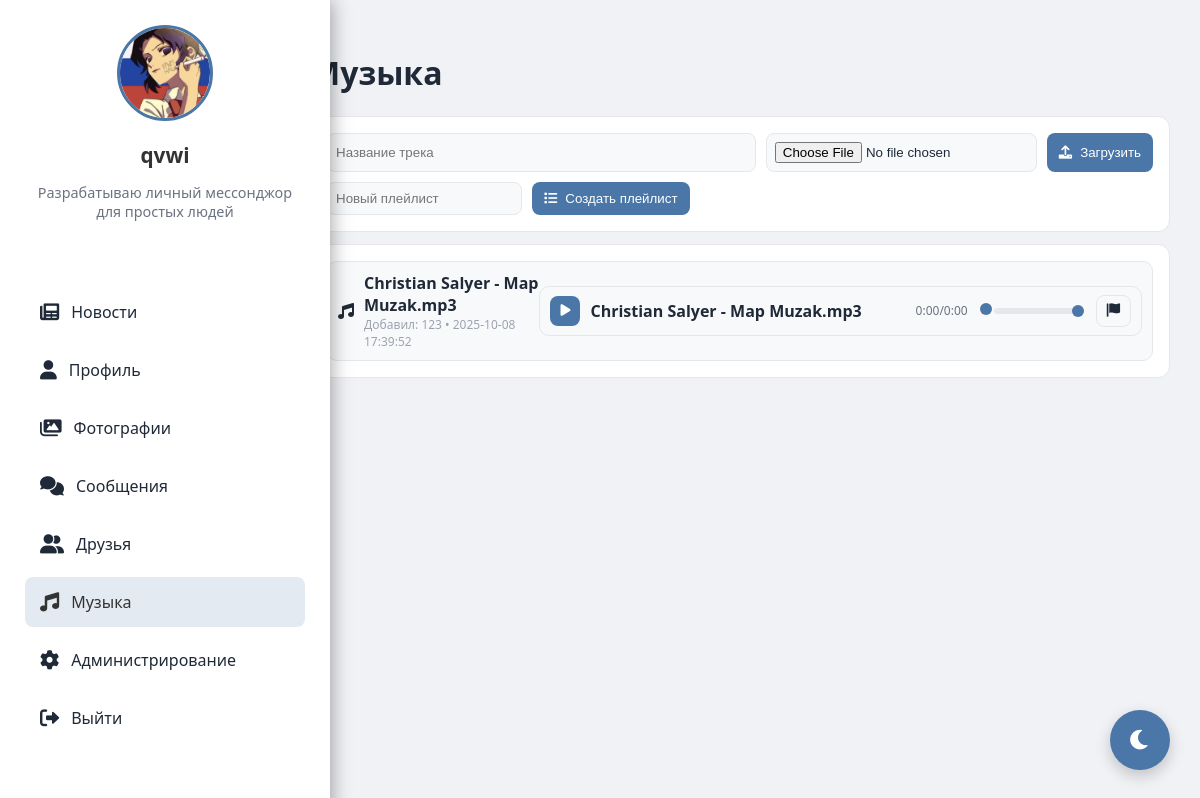
Page /music (signed in) on the committed database.
### tables this page shows
CREATE TABLE users (
                id INTEGER PRIMARY KEY AUTOINCREMENT,
                username TEXT UNIQUE NOT NULL,
                password TEXT NOT NULL,
                email TEXT,
                bio TEXT,
                avatar TEXT, role TEXT DEFAULT 'user' CHECK(role IN ('admin', 'moderator', 'user')), is_online BOOLEAN DEFAULT FALSE, last_seen DATETIME, banner TEXT, is_blocked BOOLEAN DEFAULT 0, block_reason TEXT);

CREATE TABLE music (
                 id INTEGER PRIMARY KEY AUTOINCREMENT,
                 user_id INTEGER NOT NULL,
                 filename TEXT NOT NULL,
                 title TEXT,
                 uploaded_at DATETIME DEFAULT CURRENT_TIMESTAMP,
                 FOREIGN KEY(user_id) REFERENCES users(id));

### routes/music.py (the view)
@bp.route('/music')
def music_index():
    if 'user_id' not in session:
        return redirect(url_for('auth.index'))
    conn = get_db(); c = conn.cursor()
    c.execute('SELECT id, username, email, bio, avatar, role FROM users WHERE id=?', (session['user_id'],))
    me = c.fetchone()
    current_user = None
    if me:
        current_user = {
            'id': me['id'],
            'username': me['username'],
            'email': me['email'],
            'bio': me['bio'],
            'avatar': me['avatar'],
            'role': me['role'],
        }
    c.execute('''SELECT m.id, m.filename, m.title, m.uploaded_at, u.username
                 FROM music m JOIN users u ON m.user_id=u.id
                 ORDER BY m.uploaded_at DESC''')
    tracks = c.fetchall(); conn.close()
    return render_template('music.html', current_user=current_user, tracks=tracks, active_page='music')

### app.py (called while the page is built)
def _gen_csrf_token():
    import secrets
    token = session.get('_csrf_token')
    if not token:
        token = secrets.token_urlsafe(32)
        session['_csrf_token'] = token
    return token

@app.context_processor
def inject_csrf():
    return {'csrf_token': _gen_csrf_token()}

@app.before_request
def csrf_protect():
    if request.method in ('POST','PUT','PATCH','DELETE'):
        if request.path.startswith('/socket.io') or request.path.startswith('/static'):
            return None
        if request.endpoint in {'auth.index'}:
            if not session.get('_csrf_token'):
                return None
        token = None
        token = request.headers.get('X-CSRFToken') or request.headers.get('X-CSRF-Token')
        if not token:
            token = request.form.get('csrf_token') or request.args.get('csrf_token')
        if not token and request.is_json:
            try:
                token = (request.get_json(silent=True) or {}).get('csrf_token')
            except Exception:
                token = None
        if not token or token != session.get('_csrf_token'):
            return ('CSRF token missing or invalid', 400)

@app.before_request
def enforce_account_block():
    try:
        if request.path.startswith('/static') or request.path.startswith('/socket.io'):
            return None
        if request.endpoint in {'auth.blocked', 'auth.index', 'static.static_files'}:
            return None
        if 'user_id' not in session:
            return None
        from models import get_db
        conn = get_db()
        c = conn.cursor()
        c.execute('SELECT is_blocked, block_reason FROM users WHERE id = ?', (session['user_id'],))
        row = c.fetchone()
        conn.close()
        if row and row['is_blocked']:
            reason = row['block_reason'] or 'Профиль заблокирован администратором'
            return render_template('blocked.html', reason=reason)
    except Exception:
        return None

### models.py (called while the page is built)
def get_db():
    conn = sqlite3.connect('social_network.db')
    conn.row_factory = sqlite3.Row
    return conn

### templates/music.html (shortened to what this page needs)
<!DOCTYPE html>
<html>
<head>
    <link href="https://cdnjs.cloudflare.com/ajax/libs/font-awesome/6.0.0/css/all.min.css" rel="stylesheet">
    </head>
<body>
    <div class="app">
        <div class="sidebar">
            <div class="profile-card">
                <img src="{{ url_for('static', filename='uploads/' + current_user.avatar) if current_user and current_user.avatar else url_for('static', filename='uploads/default_avatar.png') }}" alt="Avatar">
                <h3>{{ current_user.username if current_user else 'Профиль' }}</h3>
                <p>{{ current_user.bio if current_user else '' }}</p>
            </div>
            <div class="nav">
                <a href="{{ url_for('feed.feed') }}"><i class="fas fa-newspaper"></i> Новости</a>
                <a href="{{ url_for('profile.profile') }}"><i class="fas fa-user"></i> Профиль</a>
                <a href="{{ url_for('gallery.gallery') }}"><i class="fas fa-images"></i> Фотографии</a>
                <a href="{{ url_for('messages.messages') }}"><i class="fas fa-comments"></i> Сообщения</a>
                <a href="{{ url_for('friends.friends') }}"><i class="fas fa-user-friends"></i> Друзья</a>
                <a href="{{ url_for('music.music_index') }}" class="active"><i class="fas fa-music"></i> Музыка</a>
                {% if current_user and current_user.role in ['admin','moderator'] %}
                <a href="{{ url_for('admin.admin') }}"><i class="fas fa-cog"></i> Администрирование</a>
                {% endif %}
                <a href="{{ url_for('static.logout') }}"><i class="fas fa-sign-out-alt"></i> Выйти</a>
            </div>
        </div>
        <div class="content">
    <div class="wrap">
        <h1>Музыка</h1>
        <div class="panel" style="margin-bottom:12px;">
            <form method="POST" action="{{ url_for('music.music_upload') }}" enctype="multipart/form-data" class="grid" style="grid-template-columns:1fr auto auto;">
                <input type="text" name="title" placeholder="Название трека">
                <input type="file" name="file" accept="audio/*">
                <button class="btn" type="submit"><i class="fas fa-upload"></i> Загрузить</button>
            </form>
            <form method="POST" action="{{ url_for('music.playlist_create') }}" style="margin-top:10px; display:flex; gap:10px;">
                <input type="text" name="title" placeholder="Новый плейлист">
                <button class="btn" type="submit"><i class="fas fa-list"></i> Создать плейлист</button>
            </form>
        </div>
        <div class="panel">
            {% for t in tracks %}
            <div class="row">
                <div class="meta">
                    <i class="fas fa-music"></i>
                    <div>
                        <div style="font-weight:600">{{ t['title'] or t['filename'] }}</div>
                        <div style="font-size:12px;color:#9ca3af">Добавил: {{ t['username'] }} • {{ t['uploaded_at'] }}</div>
                    </div>
                </div>
                <div style="display:flex;flex-direction:column;gap:8px;align-items:flex-end;">
                    <div class="player" data-audio-id="track-{{ t['id'] }}">
                        <button class="pbtn play"><i class="fas fa-play"></i></button>
                        <div class="p-title">{{ t['title'] or t['filename'] }}</div>
                        <div class="p-time"><span class="cur">0:00</span>/<span class="dur">0:00</span></div>
                        <div class="p-progress"><input type="range" class="p-seek" min="0" max="1000" value="0"></div>
                        <input class="p-vol" type="range" min="0" max="1" step="0.01" value="1">
                        <button class="pbtn secondary" onclick="openReportModal({{ t['id'] }})"><i class="fas fa-flag"></i></button>
                    </div>
                </div>
            </div>
            {% else %}
            <div style="color:#9ca3af">Треков пока нет</div>
            {% endfor %}
    </div>
    <button class="theme-toggle" id="themeToggle"><i class="fas fa-moon"></i></button>
        </div>
    </div>
</body>
</html>

### static/css/hud.css (style rules this page uses)
.sidebar { width:280px; position:fixed; left:0; top:0; height:100vh; padding:25px; background: var(--sidebar-bg, var(--bg-secondary, #ffffff)); color: var(--text-color, var(--text-primary, #333)); box-shadow: 0 0 15px var(--shadow-color, rgba(0,0,0,0.05)); z-index:100; }
.content { margin-left:280px; }
.profile-card { text-align:center; padding-bottom:25px; border-bottom:1px solid var(--border-color, #eaeaea); margin-bottom:25px; }
.profile-card img { width:90px; height:90px; border-radius:50%; object-fit:cover; border:3px solid var(--primary-color, #4a76a8); }
.profile-card h3 { margin:15px 0 5px; font-size:1.3rem; }
.profile-card p { color: var(--secondary-text, var(--text-secondary, #777)); font-size:0.9rem; }
.nav { margin-top:15px; }
.nav a { display:flex; align-items:center; padding:14px 15px; text-decoration:none; border-radius:8px; margin-bottom:8px; color: var(--text-color, var(--text-primary, #333)); transition: all .2s; }
.nav a.active { background: var(--nav-active-bg, rgba(74,118,168,.15)); color: var(--text-color, var(--text-primary,#333)); }
.sidebar .nav a.active { background: var(--nav-active-bg, rgba(74,118,168,.15)); color: var(--text-color, var(--text-primary,#333)); }
.nav a i { margin-right:12px; font-size:1.2rem; }

### rows in the picture
users: avatar (picture), username "qvwi", bio "Разрабатываю личный мессонджор для простых людей"
music: title "Christian Salyer - Map Muzak.mp3", username "123", uploaded_at "2025-10-08 17:39:52"
